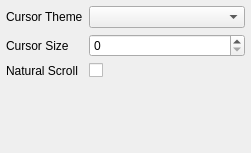
<?xml version="1.0" encoding="UTF-8"?>
<ui version="4.0">
 <class>pageMouse</class>
 <widget class="QWidget" name="pageMouse">
  <property name="geometry">
   <rect>
    <x>0</x>
    <y>0</y>
    <width>251</width>
    <height>153</height>
   </rect>
  </property>
  <layout class="QFormLayout" name="layPage2">
   <property name="leftMargin">
    <number>6</number>
   </property>
   <property name="topMargin">
    <number>6</number>
   </property>
   <property name="rightMargin">
    <number>6</number>
   </property>
   <property name="bottomMargin">
    <number>6</number>
   </property>
   <item row="0" column="0">
    <widget class="QLabel" name="label_3">
     <property name="text">
      <string>Cursor Theme</string>
     </property>
    </widget>
   </item>
   <item row="0" column="1">
    <widget class="QComboBox" name="cursorTheme"/>
   </item>
   <item row="1" column="0">
    <widget class="QLabel" name="label_4">
     <property name="text">
      <string>Cursor Size</string>
     </property>
    </widget>
   </item>
   <item row="1" column="1">
    <widget class="QSpinBox" name="cursorSize"/>
   </item>
   <item row="2" column="0">
    <widget class="QLabel" name="label_5">
     <property name="text">
      <string>Natural Scroll</string>
     </property>
    </widget>
   </item>
   <item row="2" column="1">
    <widget class="QCheckBox" name="naturalScroll"/>
   </item>
  </layout>
 </widget>
 <resources/>
 <connections/>
</ui>
